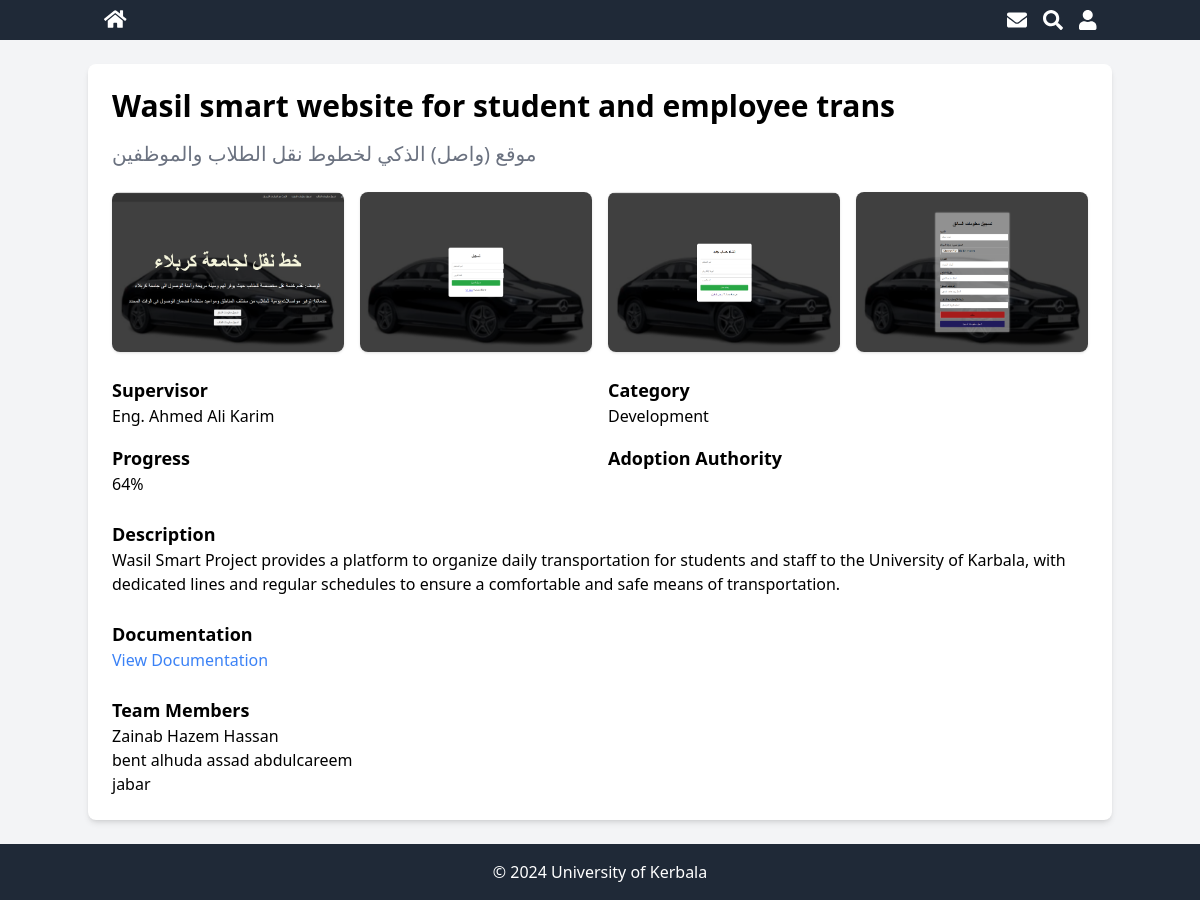
Page /project.php?project_id=27 on the committed database.
### tables this page shows
CREATE TABLE `projects` (
  `project_id` int(11) NOT NULL,
  `title_ar` varchar(50) NOT NULL,
  `title_en` varchar(50) NOT NULL,
  `supervisor` varchar(50) NOT NULL,
  `description` text NOT NULL,
  `progress` int(11) DEFAULT NULL,
  `adoption_authority` varchar(50) DEFAULT NULL,
  `documintation` text DEFAULT NULL,
  `approval` tinyint(1) DEFAULT NULL,
  `members_id` int(11) DEFAULT NULL,
  `images_id` int(11) DEFAULT NULL,
  `user_id` int(11) DEFAULT NULL,
  `cat_id` int(11) DEFAULT NULL
);

CREATE TABLE `images` (
  `images_id` int(11) NOT NULL,
  `image_1` text DEFAULT NULL,
  `image_2` text DEFAULT NULL,
  `image_3` text DEFAULT NULL,
  `image_4` text DEFAULT NULL
);

CREATE TABLE `category` (
  `category_id` int(11) NOT NULL,
  `name` varchar(50) DEFAULT NULL
);

CREATE TABLE `members` (
  `members_id` int(11) NOT NULL,
  `name_1` varchar(200) DEFAULT NULL,
  `name_2` varchar(200) DEFAULT NULL,
  `name_3` varchar(200) DEFAULT NULL,
  `name_4` varchar(200) DEFAULT NULL
);

### project.php (the view, shortened to what this page needs)
<?php
require 'connection.php';
if (isset($_GET['project_id'])) {
    $project_id = $_GET['project_id'];
    $sql = "SELECT project_id, title_en, title_ar, supervisor, description, progress, adoption_authority, documintation,
            members.name_1, members.name_2, members.name_3, members.name_4,
            images.image_1, images.image_2, images.image_3, images.image_4,
            users.first_name, users.last_name, category.name, approval
            FROM projects
            JOIN members ON projects.members_id = members.members_id
            JOIN images ON projects.images_id = images.images_id
            JOIN users ON projects.user_id = users.user_id
            JOIN category ON projects.cat_id = category.category_id
            WHERE projects.project_id = ?";
    $stmt = $conn->prepare($sql);
    $stmt->bind_param("i", $project_id);
    $stmt->execute();
    $result = $stmt->get_result();
    if ($result->num_rows > 0) {
        $project = $result->fetch_assoc();
    } else {
        echo "Project not found.";
        exit;
    }
} else {
    echo "Invalid project.";
    exit;
}
?>
<!DOCTYPE html>
<html lang="en">
<head>
    <link rel="stylesheet" href="https://cdn.jsdelivr.net/npm/tailwindcss@2.2.19/dist/tailwind.min.css">
    <script src="https://cdn.tailwindcss.com"></script>
    <link href="https://cdnjs.cloudflare.com/ajax/libs/font-awesome/5.15.3/css/all.min.css" rel="stylesheet" />
    <script src="https://cdn.tailwindcss.com"></script>
</head>
<body class="bg-gray-100">
    <header class="bg-gray-800 text-white">
        <div class="container mx-auto flex justify-between items-center py-2 px-4">
            <div class="flex items-center space-x-4">
                <a href="index.php">
                    <i class="fas fa-home text-xl"></i>
                </a>
            </div>
            <div class="flex items-center space-x-4">
                <i class="fas fa-envelope text-xl"></i>
                <i class="fas fa-search text-xl"></i>
                <div class="relative">
                    <?php if (isset($_SESSION['user_id'])): ?>
                        <button id="user-icon" class="flex items-center">
                            <i class="fas fa-user text-xl"></i>
                        </button>
                        <div id="user-dropdown" class="absolute right-0 mt-2 w-48 bg-gray-700 text-white rounded shadow-lg hidden z-10 transition-all duration-200 ease-in-out">
                            <a href="dashboard-check.php" class="block px-4 py-2 hover:bg-gray-600 focus:bg-gray-600 transition-colors duration-200 ease-in-out">Dashboard</a>
                            <a href="logout.php" class="block px-4 py-2 hover:bg-gray-600 focus:bg-gray-600 transition-colors duration-200 ease-in-out">Logout</a>
                        </div>
                    <?php else: ?>
                        <a href="login.php">
                            <button id="login-icon" class="flex items-center">
                                <i class="fas fa-user text-xl"></i>
                            </button>
                        </a>
                    <?php endif; ?>
                </div>
            </div>
        </div>
    </header>
    <div class="container mx-auto p-6 bg-white mt-6 shadow-md rounded-lg">
        <h2 class="text-3xl font-bold mb-4"><?php echo htmlspecialchars($project['title_en']); ?></h2>
        <h3 class="text-xl text-gray-500 mb-6"><?php echo htmlspecialchars($project['title_ar']); ?></h3>
        <div class="grid grid-cols-1 md:grid-cols-2 lg:grid-cols-4 gap-4 mb-6">
            <?php for ($i = 1; $i <= 4; $i++) :
                $image = $project["image_$i"];
                if (!empty($image)) : ?>
                    <a href="<?php echo htmlspecialchars($image); ?>" class="image-link">
                        <img src="<?php echo htmlspecialchars($image); ?>" alt="Project Image <?php echo $i; ?>" class="w-full h-40 object-cover rounded-lg shadow">
                    </a>
                <?php endif; ?>
            <?php endfor; ?>
        </div>
        <div class="grid grid-cols-1 lg:grid-cols-2 gap-4">
            <div>
                <h4 class="text-lg font-bold">Supervisor</h4>
                <p><?php echo htmlspecialchars($project['supervisor']); ?></p>
            </div>
            <div>
                <h4 class="text-lg font-bold">Category</h4>
                <p><?php echo htmlspecialchars($project['name']); ?></p>
            </div>
            <div>
                <h4 class="text-lg font-bold">Progress</h4>
                <p><?php echo htmlspecialchars($project['progress']); ?>%</p>
            </div>
            <div>
                <h4 class="text-lg font-bold">Adoption Authority</h4>
            </div>
        </div>
        <div class="mt-6">
            <h4 class="text-lg font-bold">Description</h4>
            <p><?php echo htmlspecialchars($project['description']); ?></p>
        </div>
        <div class="mt-6">
            <h4 class="text-lg font-bold">Documentation</h4>
            <a href="<?php echo htmlspecialchars($project['documintation']); ?>" class="text-blue-500 hover:underline" target="_blank">View Documentation</a>
        </div>
        <div class="mt-6">
            <h4 class="text-lg font-bold">Team Members</h4>
            <ul>
                <?php for ($i = 1; $i <= 4; $i++) :
                    $member = $project["name_$i"];
                    if (!empty($member)) : ?>
                        <li><?php echo htmlspecialchars($member); ?></li>
                    <?php endif; ?>
                <?php endfor; ?>
            </ul>
        </div>
    </div>
    <footer class="bg-gray-800 text-white mt-6">
        <div class="container mx-auto py-4 px-6 text-center">
            <p>© <?php echo date("Y"); ?> University of Kerbala</p>
        </div>
    </footer>
</body>
</html>

### rows in the picture
projects: title_en "Wasil smart website for student and employee trans", title_ar "موقع (واصل) الذكي لخطوط نقل الطلاب والموظفين", images.image_1 (picture), images.image_2 (picture), images.image_3 (picture), images.image_4 (picture), supervisor "Eng. Ahmed Ali Karim", cat.name "Development", progress "64", description "Wasil Smart Project provides a platform to organize daily transportation for students and staff to the University of Karbala, with dedicated lines and regular schedules to ensure a comfortable and safe means of transportation.", members.name_1 "Zainab Hazem Hassan", members.name_2 "bent alhuda assad abdulcareem", members.name_3 "jabar"
